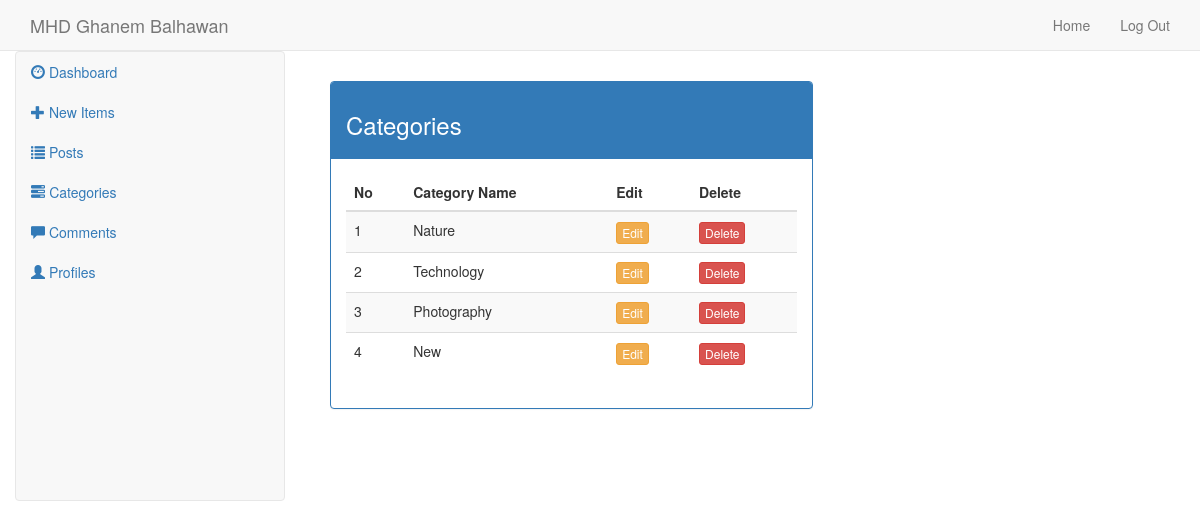
The app's page /admin/category_list.php (signed in) with its own data.
### tables this page shows
CREATE TABLE `tbl_category` (
  `cat_id` int(11) NOT NULL,
  `cat_name` text NOT NULL
);

### admin/category_list.php (the view, shortened to what this page needs)
<?php session_start();
	include 'includes/db.php';
?>
<!DOCTYPE html>
<html>
	<head>
	<link rel="stylesheet" href="../bootstrap/css/bootstrap.css">
	</head>
	<body>
	<?php include 'includes/header.php'; ?>
	<?php include 'includes/sidebar.php'; ?>
	<div class="col-lg-8" style="padding-top:30px;">
		<div class="col-lg-8">
			<div class="panel panel-primary">
				<div class="panel-heading">
					<h3>Categories</h3>
				</div>
				<div class="panel-body">
					<table class="table table-striped">
						<thead>
							<tr>
								<th>No</th>
								<th>Category Name</th>
								<th>Edit</th>
								<th>Delete</th>
							</tr>
						</thead>
						<tbody>
						<?php
							$sel_sql = "SELECT cat_id, cat_name FROM tbl_category";
							$pre_sql = mysqli_query($conn, $sel_sql);
							$number = 1;
							while($rows = mysqli_fetch_assoc($pre_sql)){
								echo '							<tr>
								<td>'.$number.'</td>
								<td>'.ucfirst($rows['cat_name']).'</td>
								<td><a href="edit_category.php?cat_id='.$rows['cat_id'].'" class="btn btn-warning btn-xs">Edit</td>
								<td><a href="category_list.php?del_id='.$rows['cat_id'].'" class="btn btn-danger btn-xs">Delete</td>
							</tr>
							';
							$number++;
							}
						?>
						</tbody>
					</table>
				</div>
			</div>
		</div>
	</div>
	</body>
</html>

### records on screen
tbl_category: cat_name "Nature"
tbl_category: cat_name "Technology"
tbl_category: cat_name "Photography"
tbl_category: cat_name "New"
